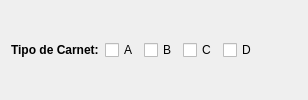
              <widget class="QWidget" name="widget_5" native="true">
               <property name="sizePolicy">
                <sizepolicy hsizetype="Expanding" vsizetype="Expanding">
                 <horstretch>0</horstretch>
                 <verstretch>0</verstretch>
                </sizepolicy>
               </property>
               <layout class="QHBoxLayout" name="horizontalLayout_5">
                <item>
                 <widget class="QLabel" name="lblCarnet">
                  <property name="minimumSize">
                   <size>
                    <width>60</width>
                    <height>20</height>
                   </size>
                  </property>
                  <property name="font">
                   <font>
                    <family>Segoe UI</family>
                    <weight>75</weight>
                    <bold>true</bold>
                   </font>
                  </property>
                  <property name="styleSheet">
                   <string notr="true"/>
                  </property>
                  <property name="text">
                   <string>Tipo de Carnet:</string>
                  </property>
                 </widget>
                </item>
                <item>
                 <widget class="QCheckBox" name="chkA">
                  <property name="minimumSize">
                   <size>
                    <width>0</width>
                    <height>20</height>
                   </size>
                  </property>
                  <property name="text">
                   <string>A</string>
                  </property>
                 </widget>
                </item>
                <item>
                 <widget class="QCheckBox" name="chkB">
                  <property name="minimumSize">
                   <size>
                    <width>0</width>
                    <height>20</height>
                   </size>
                  </property>
                  <property name="text">
                   <string>B</string>
                  </property>
                 </widget>
                </item>
                <item>
                 <widget class="QCheckBox" name="chkC">
                  <property name="minimumSize">
                   <size>
                    <width>0</width>
                    <height>20</height>
                   </size>
                  </property>
                  <property name="text">
                   <string>C</string>
                  </property>
                 </widget>
                </item>
                <item>
                 <widget class="QCheckBox" name="chkD">
                  <property name="minimumSize">
                   <size>
                    <width>0</width>
                    <height>20</height>
                   </size>
                  </property>
                  <property name="text">
                   <string>D</string>
                  </property>
                 </widget>
                </item>
                <item>
                 <spacer name="horizontalSpacer_11">
                  <property name="orientation">
                   <enum>Qt::Horizontal</enum>
                  </property>
                  <property name="sizeHint" stdset="0">
                   <size>
                    <width>40</width>
                    <height>20</height>
                   </size>
                  </property>
                 </spacer>
                </item>
               </layout>
              </widget>
